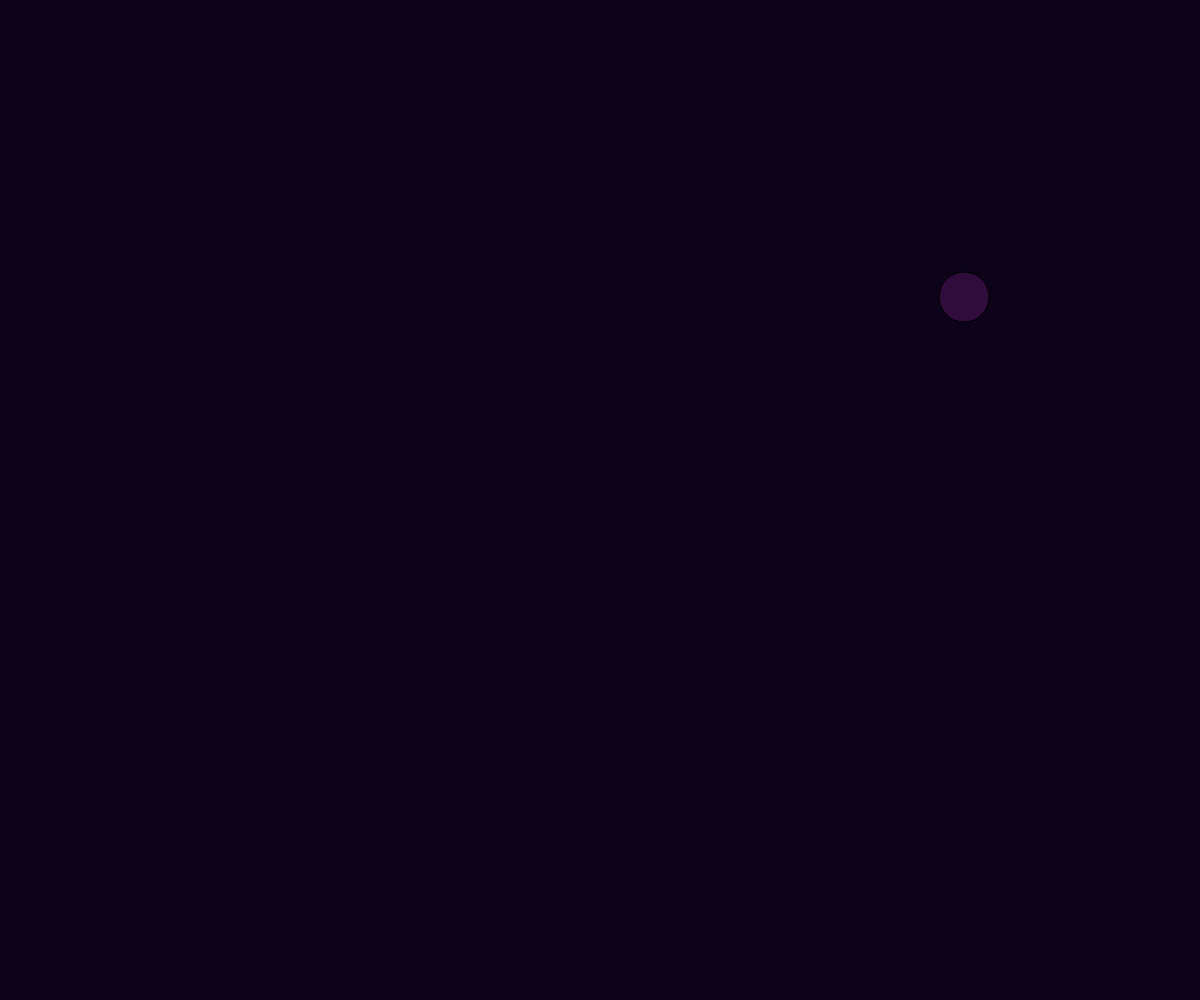
Frame 1 (no input)
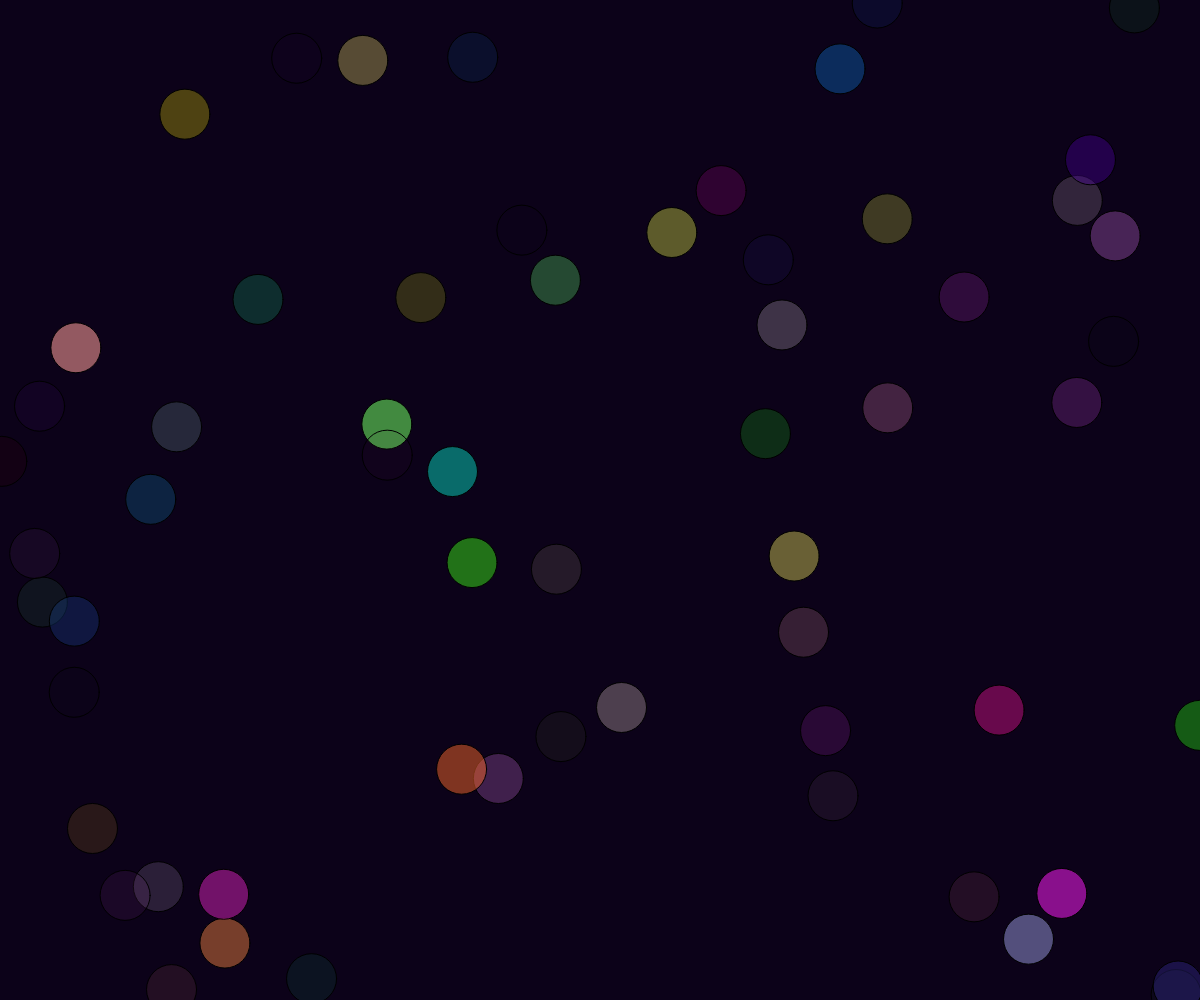
Frame 60 (no input)
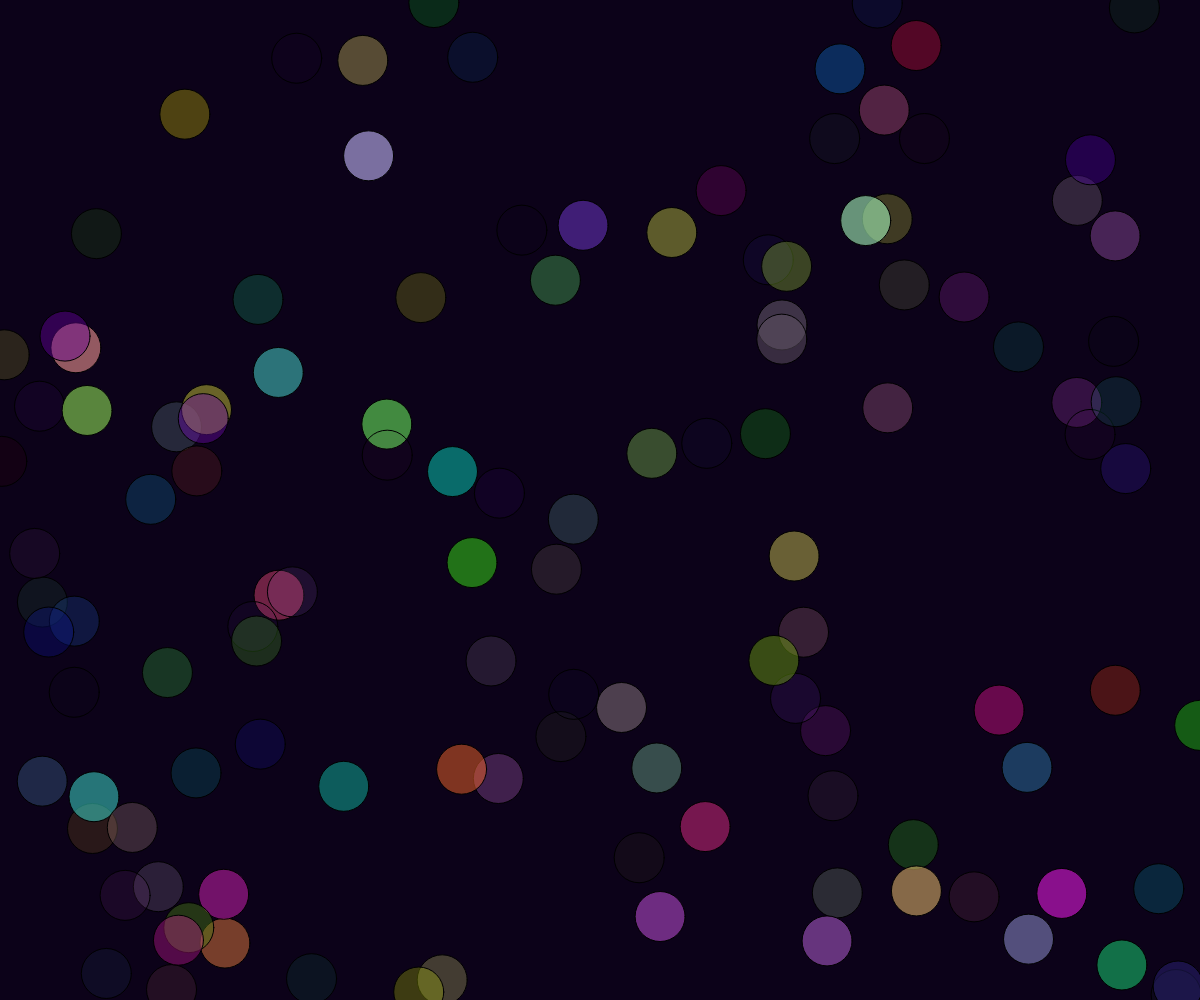
Frame 120 (the mouse pressed at the canvas centre since frame 60)

The p5.js sketch that drew these frames (run headless with seeded random() and noise() and a simulated clock; from frame 60 on, the mouse is pressed at the canvas centre):

// p5.js sketch
// ── sketch.js
//variable
var circleX = 0;

//Object
var circle1 = {
	x : 100,
	toul : 200,
	oredh : 200
};

function setup() {
	createCanvas(windowWidth, windowHeight);
	var r = map(mouseX, 0, windowWidth, 12, 115);
	var g = map(mouseX, 0, windowWidth, 2, 100);
	var b = map(mouseX, 0, windowWidth, 25, 255);
	//OR
	var rgb = {
		r : map(mouseX, 0, windowWidth, 12, 115),
		g : map(mouseX, 0, windowWidth, 2, 100),
		b : map(mouseX, 0, windowWidth, 25, 255)
	};
	background(rgb.r, rgb.g, rgb.b);
}
function draw() {
//map(value, startOne, stopOne, startTwo, stopTwo);


//Variable - Object
/*	fill(255, 100, 0);
	ellipse(circleX+=3, windowHeight/2, 200, 200);

	fill(20, 100, 39);
	ellipse(circle1.x++, (windowHeight/2)+200, circle1.toul, circle1.oredh);*/

//	rndm = random(min, max);
var 	rgb = {
	r : random(0,255),
	g : random(0,255),
	b : random(0, 255),
	opacity : random(0, 150)
}
	fill(rgb.r, rgb.g, rgb.b, rgb.opacity);
	ellipse(random(0, windowWidth), random(0, windowHeight), 50, 50);

}
